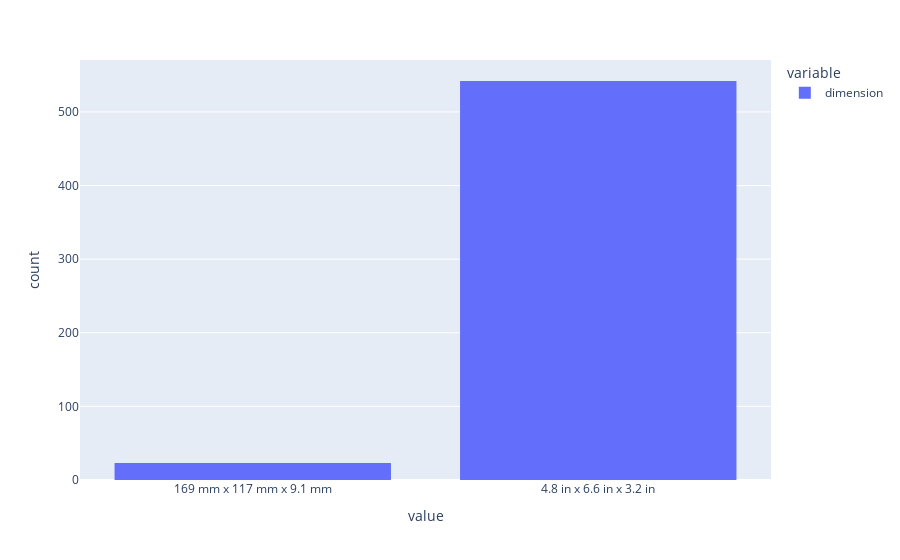

Source (notebook cell):
### Code cell
fig = px.histogram(data['dimension'])
fig.update_layout(bargap=0.2)
fig.show()

### Figure 1 — Plotly figure (JSON) as saved in the notebook; plotly's stock layout.template omitted (floating-point values rounded to 4 significant figures; data arrays with more than 128 entries replaced by an {"elided": "..."} marker saying what was removed)
{"data": [{"alignmentgroup": "True", "bingroup": "x", "hovertemplate": "variable=dimension<br>value=%{x}<br>count=%{y}<extra></extra>", "legendgroup": "dimension", "marker": {"color": "#636efa", "pattern": {"shape": ""}}, "name": "dimension", "offsetgroup": "dimension", "orientation": "v", "showlegend": true, "type": "histogram", "x": {"elided": "1597 str values"}, "xaxis": "x", "yaxis": "y"}], "layout": {"bargap": 0.2, "barmode": "relative", "legend": {"title": {"text": "variable"}, "tracegroupgap": 0}, "margin": {"t": 60}, "xaxis": {"anchor": "y", "domain": [0, 1], "title": {"text": "value"}}, "yaxis": {"anchor": "x", "domain": [0, 1], "title": {"text": "count"}}}}
